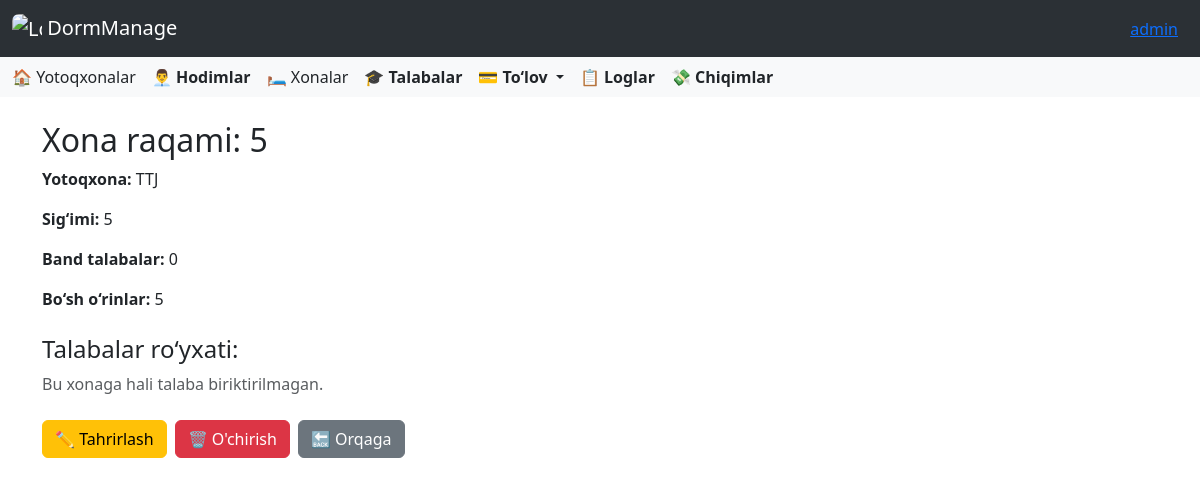
The app's page /dormitory/rooms/27/ (signed in) with its own data.
### accounts/models.py (models this page shows, shortened)
class CustomUser(AbstractUser):
    ROLE_CHOICES = [
        ('director', 'Direktor'),
        ('employee', 'Xodim'),
    ]
    role = models.CharField(
        max_length=10,
        choices=ROLE_CHOICES,
        default='other',
        verbose_name='Lavozim'
    )
    work_start = models.TimeField(
        verbose_name='Ish boshlanish vaqti',
        null=True,
        blank=True
    )
    work_end = models.TimeField(
        verbose_name='Ish tugash vaqti',
        null=True,
        blank=True
    )
    phone_number = models.CharField(
        max_length=20,
        blank=True,
        verbose_name='Telefon raqami'
    )
    hire_date = models.CharField(
        max_length=10,
        null=True,
        blank=True,
        verbose_name='Ishga qabul qilingan sana'
    )
    photo = models.ImageField(
        upload_to=staff_photo_upload_path,
        blank=False,
        null=False,
        verbose_name='Hodim surati'
    )
    salary = models.PositiveIntegerField(
        verbose_name='Maosh',
        null=True,
        blank=True,
        help_text="Hodimning maoshi (so'mda)"
    )
    is_in_dormitory = models.BooleanField(default=False)

### dormitory/models.py (models this page shows, shortened)
class Room(models.Model):
    dormitory = models.ForeignKey(Dormitory, on_delete=models.CASCADE, related_name='rooms')
    number = models.CharField(max_length=5)
    size = models.PositiveSmallIntegerField()

class Dormitory(models.Model):
    director = models.ForeignKey(Director, on_delete=models.CASCADE, related_name='dormitories')
    name = models.CharField(max_length=300, blank=False)
    address = models.CharField(max_length=300, blank=False)
    monthly_payment = models.PositiveIntegerField(default=0, verbose_name="Oylik to‘lov miqdori (so'm)")
    default_monthly_payment = models.PositiveIntegerField(
        default=1,
        help_text="Shartnomaga asosan boshlang‘ich oylik to‘lov (so‘mda)"
    )
    last_update_time = models.DateTimeField(blank=True, null=True)

### dormitory/views.py (the view)
# urls.py: path('rooms/<int:pk>/', RoomDetailView.as_view(), name='room_detail'),
class RoomDetailView(DetailView):
    model = Room
    template_name = 'dormitory/room_detail.html'
    context_object_name = 'room'
    def get_context_data(self, **kwargs):
        context = super().get_context_data(**kwargs)
        room = self.object
        students = room.students.all()
        context['students'] = students
        context['empty_slots'] = room.size - students.count()
        return context

### templates/dormitory/room_detail.html (shortened to what this page needs)
{% extends 'base.html' %}
{% block content %}
<div class="container mt-4">
    <h2>Xona raqami: {{ room.number }}</h2>
    <p><strong>Yotoqxona:</strong> {{ room.dormitory.name }}</p>
    <p><strong>Sig‘imi:</strong> {{ room.size }}</p>
    <p><strong>Band talabalar:</strong> {{ students|length }}</p>
    <p><strong>Bo‘sh o‘rinlar:</strong> {{ empty_slots }}</p>
    <h4 class="mt-4">Talabalar ro‘yxati:</h4>
    {% if students %}
    <ul class="list-group">
        {% for student in students %}
        <li class="list-group-item">{{ student.first_name }} {{ student.last_name }}</li>
        {% endfor %}
    </ul>
    {% else %}
    <p class="text-muted">Bu xonaga hali talaba biriktirilmagan.</p>
    {% endif %}
    <div class="mt-4 d-flex gap-2">
        <a href="{% url 'room_update' room.id %}" class="btn btn-warning">✏️ Tahrirlash</a>
        <button type="button" class="btn btn-danger" data-bs-toggle="modal" data-bs-target="#deleteModal">
            🗑️ O'chirish
        </button>
        <a href="{% url 'rooms' %}" class="btn btn-secondary">🔙 Orqaga</a>
    </div>
</div>
{% endblock %}

### templates/base.html (shortened to what this page needs)
<!DOCTYPE html>
<html lang="en">
<head>
    <link href="https://cdn.jsdelivr.net/npm/bootstrap@5.3.5/dist/css/bootstrap.min.css" rel="stylesheet">
    <link rel="stylesheet" href="https://cdnjs.cloudflare.com/ajax/libs/font-awesome/6.0.0/css/all.min.css">
    <link rel="stylesheet" href="https://cdn.jsdelivr.net/npm/bootstrap-icons@1.10.5/font/bootstrap-icons.css">
    <link href="https://cdn.jsdelivr.net/npm/select2@4.1.0-rc.0/dist/css/select2.min.css" rel="stylesheet" />
</head>
<body>
<nav class="navbar bg-body-tertiary" data-bs-theme="dark">
  <div class="container-fluid">
    <a class="navbar-brand" href="{% url 'dashboard' %}">
      <img src="/media/images/icon.png" alt="Logo" style="width:30px; height:30px; border-radius:7px" class="d-inline-block align-text-top">
      DormManage
    </a>
    <div class="ms-auto" style="margin: 0 10px;">
      <a href="#" class="text-primary text-decoration-underline" data-bs-toggle="modal" data-bs-target="#userInfoModal">
        {% if user.first_name %}
          {{ user.first_name }}
        {% else %} {{ user.username }}
        {% endif %}
      </a>
    </div>
  </div>
</nav>
<nav class="navbar bg-body-tertiary">
  <div class="container-fluid">
    <div class="d-none d-lg-flex gap-3 align-items-center">
  {% if user.role == 'director' %}
  <a class="nav-link" href="{% url 'dormitories' %}">🏠 Yotoqxonalar</a>
  <a class="nav-link" href="{% url 'employees' %}"><strong>👨‍💼 Hodimlar</strong></a>
  {% endif %}
  <a class="nav-link" href="{% url 'rooms' %}">🛏️ Xonalar</a>
  <a class="nav-link" href="{% url 'students' %}"><strong>🎓 Talabalar</strong></a>
  <div class="nav-item dropdown">
    <a class="nav-link dropdown-toggle" href="#" role="button" data-bs-toggle="dropdown" aria-expanded="false">
      <strong>💳 To‘lov</strong>
    </a>
  </div>
  <a class="nav-link" href="{% url 'logs' %}"><strong>📋 Loglar</strong></a>
  <a class="nav-link" href="{% url 'expense_list' %}"><strong>💸 Chiqimlar</strong></a>
</div>
  </div>
</nav>
{% block content %}
{% endblock %}
</body>
</html>

### records on screen
CustomUser: first_name "admin"
Room: number "5", dormitory.name "TTJ", size "5"

### other values on screen
{{ students|length }} "0"
{{ empty_slots }} "5"
